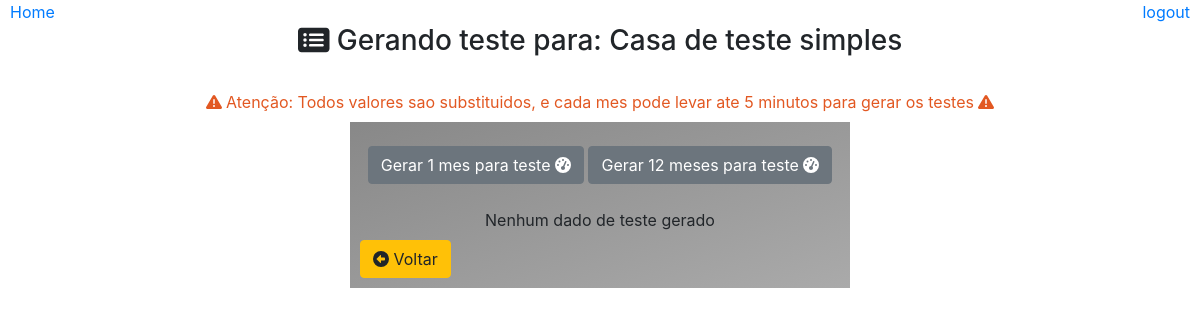
The page /gerar-testes/gerar/?id=1 on the database as committed earlier.
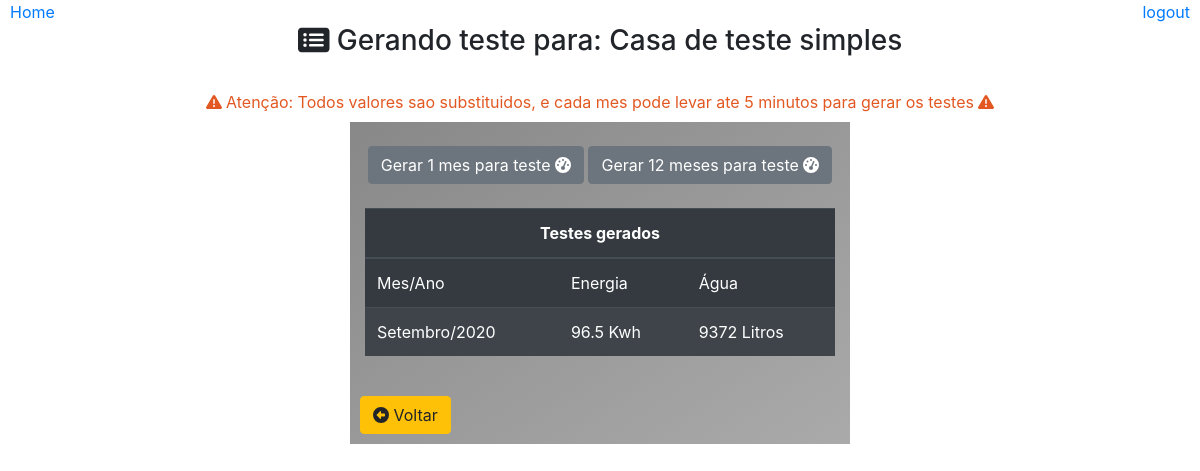
The same page on the database as committed later.
### core/models.py (models this page shows)
class ConsumoMes(models.Model):
    casa = models.ForeignKey(Casa,on_delete=models.CASCADE)
    categoria = models.ForeignKey(Categoria, null=True, on_delete=models.CASCADE)
    mes = models.CharField(max_length=30)
    ano = models.IntegerField()
    agua = models.IntegerField(default=0)
    agua_semana = models.IntegerField(default=0)
    agua_feriado = models.IntegerField(default=0)
    energia = models.IntegerField(default=0)
    energia_semana = models.IntegerField(default=0)
    energia_feriado = models.IntegerField(default=0)
    class Meta:
        db_table = 'consumo_mes'

### core/pages/gerador_testes/views.py (the view)
# urls.py: path('gerar-testes/gerar/', gerarTeste.Gerar),
def Gerar(request):
    id = request.GET.get('id')
    if id:
        casa = Casa.objects.get(id=id)
        meses = ConsumoMes.objects.filter(casa=casa)
        for mes in meses:
            mes.energia = round((mes.energia/1000), 1)
    dados = {
        'titulo':'Gerar teste',
        'casa':casa,
        'meses': meses
    }
    return render(request, 'gerador_testes/gerar.html',dados)

### templates/gerador_testes/gerar.html
{% extends "model-page.html" %}
{% block content %}
    <div align='center'>
        <br>
        <h3><i class="fas fa-list-alt"></i> Gerando teste para: {{casa.nome}}</h3><br>
        <label style="color: #e25822">
            <i class="fas fa-exclamation-triangle"></i>
            Atenção: Todos valores sao substituidos, e cada mes pode levar ate 5 minutos para gerar os testes
            <i class="fas fa-exclamation-triangle"></i>
        </label>
        <div class="col col-6 col-sm-6 col-md-4 col-lg-5 col-xs-4 container box-gray">
            <br>
            <a type="button" class="btn btn-secondary" href="/gerar-testes/gerar/mes/?id={{casa.id}}">
                Gerar 1 mes para teste
                <i class="fas fa-tachometer-alt"></i>
            </a>
            <a type="button" class="btn btn-secondary" href="/gerar-testes/gerar/ano/?id={{casa.id}}">
                Gerar 12 meses para teste
                <i class="fas fa-tachometer-alt"></i>
            </a>
            <br><br>
            {% if meses %}
            <table class="table table-striped table-dark">
                <thead>
                    <tr align="center">
                        <th colspan="3">Testes gerados</th>
                    </tr>
                    <tr>
                        <td>
                            Mes/Ano
                        </td>
                        <td>
                            Energia
                        </td>
                        <td>
                            Água
                        </td>
                    </tr>
                    </thead>
                {% for item in meses %}
                    <tr>
                        <td>
                            {{item.mes}}/{{item.ano}}
                        </td>
                        <td>
                            {{item.energia}} Kwh
                        </td>
                        <td>
                            {{item.agua}} Litros
                        </td>
                    </tr>
                {% endfor %}
            </table>
            {% else %}
                <label> Nenhum dado de teste gerado</label>
            {% endif %}
            <br>
            <a type="button" class="btn btn-warning"style="position: absolute; left: 10px;" href="/gerar-testes/casas/">
                <i class='fas fa-arrow-alt-circle-left'></i> Voltar
            </a>
            <br><br>
        </div>
    </div>
{% endblock %}

Rows that differ between the two databases and show on the page:
added ConsumoMes: mes "Setembro", ano "2020", energia "96.5", agua "9372"
Other text that changed with them:
text no longer shown: "Nenhum dado de teste gerado"
text now shown: "Testes gerados Mes/Ano Energia Água"
